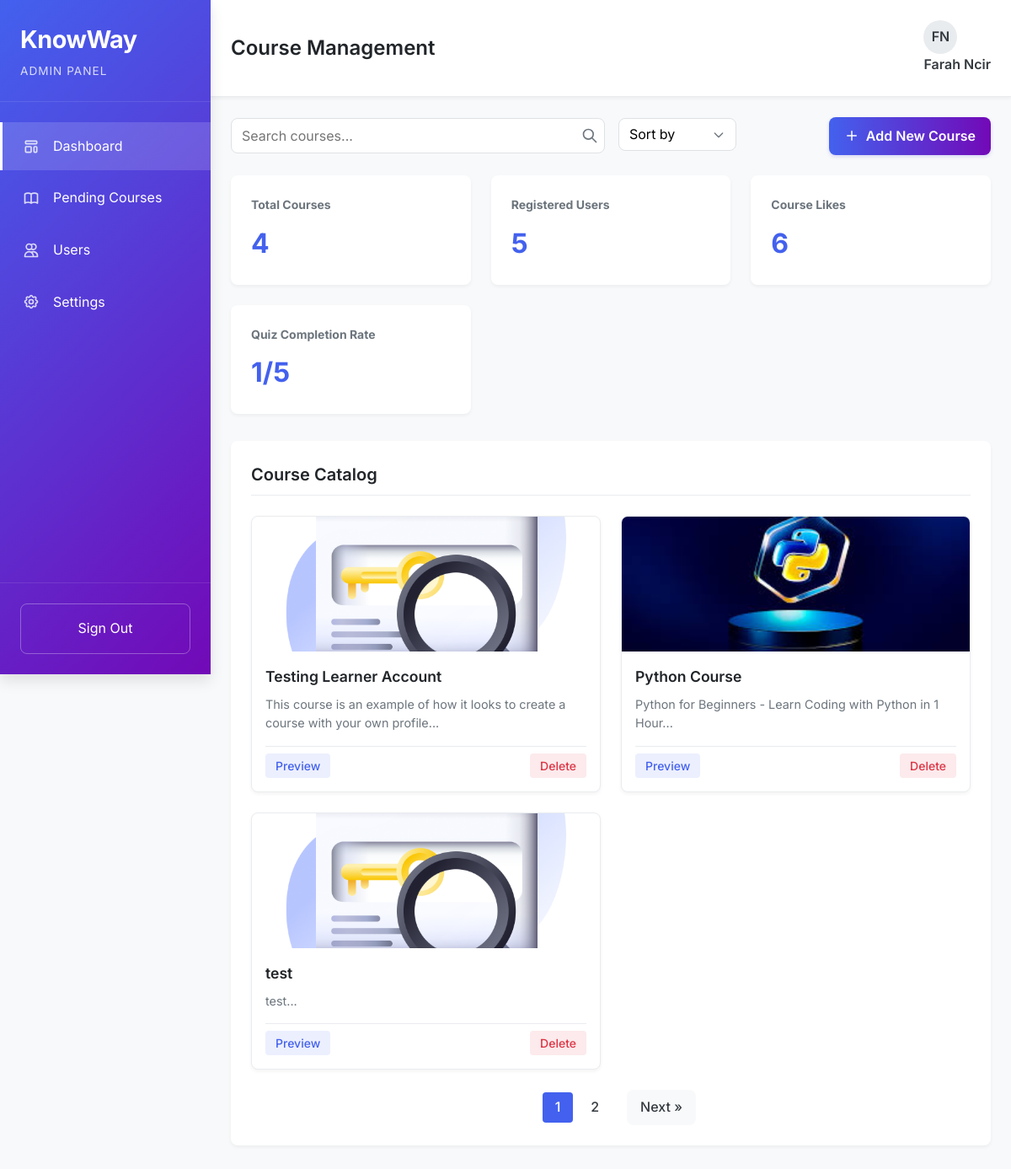
Screenshot of /view/admin.php (signed in) with the database file from the repository.
### tables this page shows
CREATE TABLE `courses` (
  `id` int(11) NOT NULL,
  `creator_id` int(11) NOT NULL,
  `title` varchar(255) NOT NULL,
  `description` text DEFAULT NULL,
  `image` varchar(255) DEFAULT NULL,
  `video` varchar(255) DEFAULT NULL,
  `video_type` enum('youtube','vimeo','uploaded') DEFAULT NULL,
  `status` enum('draft','pending','published') NOT NULL DEFAULT 'pending',
  `created_at` timestamp NOT NULL DEFAULT current_timestamp(),
  `updated_at` timestamp NULL DEFAULT NULL ON UPDATE current_timestamp(),
  `approved_at` timestamp NULL DEFAULT NULL,
  `approved_by` int(11) DEFAULT NULL
);

### view/admin.php (the view, shortened to what this page needs)
<?php
$user_session_name = $_SESSION['username'];
$initials = '';
$name_parts = explode(' ', $user_session_name);
foreach ($name_parts as $part) {
    $initials .= substr($part, 0, 1);
}
include '../config/db.php';
$user_id = $_SESSION['user_id'];
$user_query = "SELECT avatar FROM users WHERE id = ?";
$stmt = $conn->prepare($user_query);
$stmt->bind_param("i", $user_id);
$stmt->execute();
$result_user = $stmt->get_result();
$user_avatar = null;
if ($result_user->num_rows === 1) {
    $user_data = $result_user->fetch_assoc();
    $user_avatar = $user_data['avatar'];
}
$search = $_GET['search'] ?? '';
$filter = $_GET['filter'] ?? '';
$page = $_GET['page'] ?? 1;
$limit = 3;
$offset = ($page - 1) * $limit;
$sql = "SELECT * FROM courses WHERE title LIKE '%$search%'";
if ($filter) {
    $sql .= " ORDER BY created_at " . ($filter === 'newest' ? "DESC" : "ASC");
} else {
    $sql .= " ORDER BY created_at DESC";
}
$sql .= " LIMIT $limit OFFSET $offset";
$result = $conn->query($sql);
$total_courses = $conn->query("SELECT COUNT(*) AS total FROM courses WHERE title LIKE '%$search%'")->fetch_assoc()['total'];
$total_pages = ceil($total_courses / $limit);
$total_users = $conn->query("SELECT COUNT(*) AS total FROM users")->fetch_assoc()['total'];
$total_likes = $conn->query("SELECT COUNT(*) AS total FROM course_likes")->fetch_assoc()['total'];
$avg_score_result = $conn->query("SELECT AVG(score) AS avg_score FROM quiz_attempts WHERE score IS NOT NULL");
$avg_score_row = $avg_score_result->fetch_assoc();
$avg_score = $avg_score_row['avg_score'] ? number_format($avg_score_row['avg_score'], 1) : '0.0';
$isLoading = false;
?>
<!DOCTYPE html>
<html lang="en">
<head>
    <link rel="stylesheet" href="admin-styles.css">
</head>
<body>
    <div class="admin-container">
        <aside class="sidebar">
            <div class="sidebar-header">
                <h1 class="logo">KnowWay</h1>
                <p class="admin-label">Admin Panel</p>
            </div>
            <nav class="sidebar-nav">
                <ul>
                    <li class="active"><a href="admin.php"><span class="nav-icon dashboard-icon"></span>Dashboard</a></li>
                    <li><a href="pending-courses.php"><span class="nav-icon courses-icon"></span>Pending Courses</a></li>
                    <li><a href="users.php"><span class="nav-icon users-icon"></span>Users</a></li>
                    <li><a href="settings.php"><span class="nav-icon settings-icon"></span>Settings</a></li>
                </ul>
            </nav>
            <div class="sidebar-footer">
                <a href="../controller/logout.php" class="logout-btn">Sign Out</a>
            </div>
        </aside>
        <main class="main-content">
            <header class="content-header">
                <div class="header-left">
                    <h2>Course Management</h2>
                </div>
                <div class="header-right">
                    <div class="admin-profile">
                        <div class="admin-avatar" style="width: 40px; height: 40px; border-radius: 50%; overflow: hidden; background-color: #e9ecef; display: flex; align-items: center; justify-content: center; margin-right: 8px; font-weight: 600; flex-shrink: 0; text-align: center;">
                            <?php if (isset($user_avatar) && $user_avatar): ?>
                                <img src="<?php echo htmlspecialchars($user_avatar); ?>" alt="Avatar" style="width: 40px; height: 40px; object-fit: cover; display: block; margin: 0; padding: 0;">
                            <?php else: ?>
                                <span style="font-size: 16px;"><?php echo htmlspecialchars($initials); ?></span>
                            <?php endif; ?>
                        </div>
                        <span class="admin-name"><?= htmlspecialchars($user_session_name) ?></span>
                    </div>
                </div>
            </header>
            <div class="content-body">
                <div class="toolbar">
                    <div class="search-filter">
                        <form method="GET" class="search-form">
                            <div class="search-input-wrapper">
                                <input type="text" name="search" placeholder="Search courses..." value="<?= htmlspecialchars($search) ?>">
                                <button type="submit" class="search-btn"></button>
                            </div>
                            <div class="filter-wrapper">
                                <select name="filter" class="filter-select">
                                    <option value="">Sort by</option>
                                </select>
                            </div>
                        </form>
                    </div>
                    <a href="create-course.php" class="add-course-btn">
                        <span class="add-icon"></span>
                        Add New Course
                    </a>
                </div>
                <div class="dashboard-stats">
                    <div class="stat-card">
                        <h3>Total Courses</h3>
                        <p class="stat-number"><?= $total_courses ?></p>
                    </div>
                    <div class="stat-card">
                        <h3>Registered Users</h3>
                        <p class="stat-number"><?= $total_users ?></p>
                    </div>
                    <div class="stat-card">
                        <h3>Course Likes</h3>
                        <p class="stat-number"><?= $total_likes ?></p>
                    </div>
                    <div class="stat-card">
                        <h3>Quiz Completion Rate</h3>
                        <p class="stat-number"><?= floor($avg_score) ?>/5</p>
                    </div>
                </div>
                <div class="courses-container">
                    <h3 class="section-title">Course Catalog</h3>
                    <?php if ($isLoading): ?>
                    <div class="courses-grid">
                        <?php for ($i = 0; $i < 6; $i++): ?>
                        <div class="course-card skeleton">
                            <div class="skeleton-img"></div>
                            <div class="skeleton-title"></div>
                            <div class="skeleton-desc"></div>
                            <div class="skeleton-btn"></div>
                        </div>
                        <?php endfor; ?>
                    </div>
                    <?php else: ?>
                    <div class="courses-grid">
                        <?php if ($result->num_rows > 0): ?>
                            <?php while ($row = $result->fetch_assoc()): ?>
                                <div class="course-card">
                                    <div class="course-img">
                                        <img src="uploads/<?= htmlspecialchars($row['image']) ?>" alt="<?= htmlspecialchars($row['title']) ?>" onerror="this.src='placeholder-course.png'">
                                    </div>
                                    <div class="course-content">
                                        <h4 class="course-title"><?= htmlspecialchars($row['title']) ?></h4>
                                        <p class="course-desc"><?= htmlspecialchars(substr($row['description'], 0, 100)) ?>...</p>
                                        <div class="course-actions">
                                        <button class="edit-btn" onclick="window.location.href='course-details.php?id=<?= $row['id'] ?>'">Preview</button>
                                            <form method="POST" action="../controller/delete-course.php" class="delete-form" onsubmit="return confirm('Are you sure you want to delete this course?');">
                                                <button type="submit" class="delete-btn">Delete</button>
                                            </form>
                                        </div>
                                    </div>
                                </div>
                            <?php endwhile; ?>
                        <?php else: ?>
                            <div class="no-courses">
                                <p>No courses found. Add your first course!</p>
                            </div>
                        <?php endif; ?>
                    </div>
                    <?php endif; ?>
                    <?php if ($total_pages > 1): ?>
                    <div class="pagination">
                        <div class="pagination-numbers">
                            <?php for ($i = 1; $i <= $total_pages; $i++): ?>
                                <a href="?page=<?= $i ?>&search=<?= urlencode($search) ?>&filter=<?= $filter ?>" class="pagination-number <?= $i == $page ? 'active' : '' ?>">
                                    <?= $i ?>
                                </a>
                            <?php endfor; ?>
                        </div>
                        <?php if ($page < $total_pages): ?>
                            <a href="?page=<?= $page+1 ?>&search=<?= urlencode($search) ?>&filter=<?= $filter ?>" class="pagination-btn next">Next &raquo;</a>
                        <?php endif; ?>
                    </div>
                    <?php endif; ?>
                </div>
            </div>
        </main>
    </div>
</body>
</html>

### view/admin.php (style rules this page uses)
.add-course-btn { display: flex; align-items: center; gap: 8px; background-color: #4f46e5; color: white; padding: 10px 18px; border-radius: 8px; text-decoration: none; font-weight: 600; transition: all 0.3s ease; box-shadow: 0 2px 4px rgba(79, 70, 229, 0.2); }
.add-icon { display: inline-block; width: 18px; height: 18px; background-size: contain; background-repeat: no-repeat; background-position: center; }

### rows the page displays
courses: title "Testing Learner Account", description "This course is an example of how it looks to create a course with your own profile"
courses: image (picture), title "Python Course", description "Python for Beginners - Learn Coding with Python in 1 Hour"
courses: image+title (picture), title "test", description "test"

### other values shown
$initials "FN"
$user_session_name "Farah Ncir"
$total_courses "4"
$total_users "5"
$total_likes "6"
floor($avg_score) "1"
